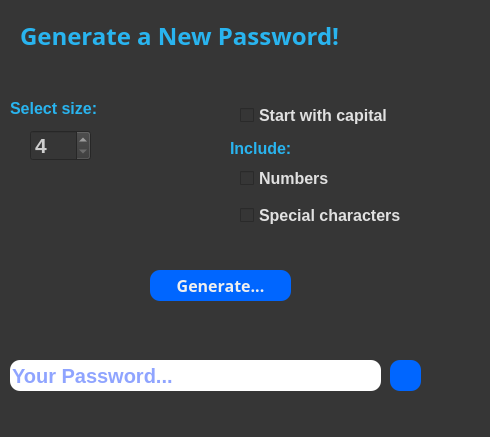
<?xml version="1.0" encoding="UTF-8"?>
<ui version="4.0">
 <class>Dialog</class>
 <widget class="QDialog" name="Dialog">
  <property name="geometry">
   <rect>
    <x>0</x>
    <y>0</y>
    <width>490</width>
    <height>437</height>
   </rect>
  </property>
  <property name="windowTitle">
   <string>Dialog</string>
  </property>
  <property name="styleSheet">
   <string notr="true">background-color: rgb(54, 54, 54);
color: rgb(41, 180, 239)</string>
  </property>
  <widget class="QLabel" name="head_text">
   <property name="geometry">
    <rect>
     <x>20</x>
     <y>10</y>
     <width>451</width>
     <height>51</height>
    </rect>
   </property>
   <property name="font">
    <font>
     <family>Arial Black</family>
     <pointsize>18</pointsize>
     <weight>75</weight>
     <bold>true</bold>
    </font>
   </property>
   <property name="text">
    <string>Generate a New Password!</string>
   </property>
  </widget>
  <widget class="QLabel" name="size_text">
   <property name="geometry">
    <rect>
     <x>10</x>
     <y>100</y>
     <width>121</width>
     <height>16</height>
    </rect>
   </property>
   <property name="font">
    <font>
     <pointsize>12</pointsize>
     <weight>75</weight>
     <bold>true</bold>
    </font>
   </property>
   <property name="text">
    <string>Select size:</string>
   </property>
  </widget>
  <widget class="QSpinBox" name="size_spinBox">
   <property name="geometry">
    <rect>
     <x>30</x>
     <y>130</y>
     <width>61</width>
     <height>31</height>
    </rect>
   </property>
   <property name="font">
    <font>
     <pointsize>16</pointsize>
     <weight>75</weight>
     <bold>true</bold>
    </font>
   </property>
   <property name="styleSheet">
    <string notr="true">color: rgb(206, 206, 206);</string>
   </property>
   <property name="minimum">
    <number>4</number>
   </property>
   <property name="maximum">
    <number>25</number>
   </property>
  </widget>
  <widget class="QCheckBox" name="capital_checkBox">
   <property name="geometry">
    <rect>
     <x>240</x>
     <y>100</y>
     <width>211</width>
     <height>31</height>
    </rect>
   </property>
   <property name="font">
    <font>
     <pointsize>12</pointsize>
     <weight>75</weight>
     <bold>true</bold>
    </font>
   </property>
   <property name="styleSheet">
    <string notr="true">color: rgb(225, 225, 225);</string>
   </property>
   <property name="text">
    <string>Start with capital</string>
   </property>
  </widget>
  <widget class="QCheckBox" name="numbers_checkBox">
   <property name="geometry">
    <rect>
     <x>240</x>
     <y>170</y>
     <width>171</width>
     <height>17</height>
    </rect>
   </property>
   <property name="font">
    <font>
     <pointsize>12</pointsize>
     <weight>75</weight>
     <bold>true</bold>
    </font>
   </property>
   <property name="styleSheet">
    <string notr="true">color: rgb(225, 225, 225);</string>
   </property>
   <property name="text">
    <string>Numbers</string>
   </property>
  </widget>
  <widget class="QCheckBox" name="chars_checkBox">
   <property name="geometry">
    <rect>
     <x>240</x>
     <y>200</y>
     <width>221</width>
     <height>31</height>
    </rect>
   </property>
   <property name="font">
    <font>
     <pointsize>12</pointsize>
     <weight>75</weight>
     <bold>true</bold>
    </font>
   </property>
   <property name="styleSheet">
    <string notr="true">color: rgb(225, 225, 225);</string>
   </property>
   <property name="text">
    <string>Special characters</string>
   </property>
  </widget>
  <widget class="QLabel" name="include_text">
   <property name="geometry">
    <rect>
     <x>230</x>
     <y>140</y>
     <width>91</width>
     <height>16</height>
    </rect>
   </property>
   <property name="font">
    <font>
     <pointsize>12</pointsize>
     <weight>75</weight>
     <bold>true</bold>
    </font>
   </property>
   <property name="text">
    <string>Include:</string>
   </property>
  </widget>
  <widget class="QPushButton" name="generate_pushButton">
   <property name="geometry">
    <rect>
     <x>150</x>
     <y>270</y>
     <width>141</width>
     <height>31</height>
    </rect>
   </property>
   <property name="font">
    <font>
     <family>Myanmar Text</family>
     <pointsize>12</pointsize>
     <weight>75</weight>
     <bold>true</bold>
    </font>
   </property>
   <property name="autoFillBackground">
    <bool>false</bool>
   </property>
   <property name="styleSheet">
    <string notr="true">QPushButton{
	color: rgb(239, 239, 239);
	background-color: rgb(0, 102, 255);
	border-radius: 10px;
}
QPushButton:hover{
	background-color: rgb(26, 164, 255);
}</string>
   </property>
   <property name="text">
    <string>Generate...</string>
   </property>
  </widget>
  <widget class="QLineEdit" name="password_lineEdit">
   <property name="geometry">
    <rect>
     <x>10</x>
     <y>360</y>
     <width>371</width>
     <height>31</height>
    </rect>
   </property>
   <property name="font">
    <font>
     <family>MS Sans Serif</family>
     <pointsize>15</pointsize>
     <weight>75</weight>
     <bold>true</bold>
    </font>
   </property>
   <property name="styleSheet">
    <string notr="true">QLineEdit{
	color: rgb(32, 73, 255);
	background-color: rgb(255, 255, 255);
	border-radius: 10px;
}</string>
   </property>
   <property name="text">
    <string/>
   </property>
   <property name="readOnly">
    <bool>true</bool>
   </property>
   <property name="placeholderText">
    <string>Your Password...</string>
   </property>
  </widget>
  <widget class="QPushButton" name="password_pushButton">
   <property name="geometry">
    <rect>
     <x>390</x>
     <y>360</y>
     <width>31</width>
     <height>31</height>
    </rect>
   </property>
   <property name="font">
    <font>
     <family>Myanmar Text</family>
     <pointsize>12</pointsize>
     <weight>75</weight>
     <bold>true</bold>
    </font>
   </property>
   <property name="autoFillBackground">
    <bool>false</bool>
   </property>
   <property name="styleSheet">
    <string notr="true">QPushButton{
	color: rgb(239, 239, 239);
	background-color: rgb(0, 102, 255);
	border-radius: 10px;
}
QPushButton:hover{
	background-color: rgb(26, 164, 255);
}</string>
   </property>
   <property name="text">
    <string/>
   </property>
   <property name="icon">
    <iconset>
     <normaloff>../icons/white-copy-icon.svg</normaloff>../icons/white-copy-icon.svg</iconset>
   </property>
   <property name="iconSize">
    <size>
     <width>25</width>
     <height>25</height>
    </size>
   </property>
  </widget>
 </widget>
 <resources/>
 <connections/>
</ui>
